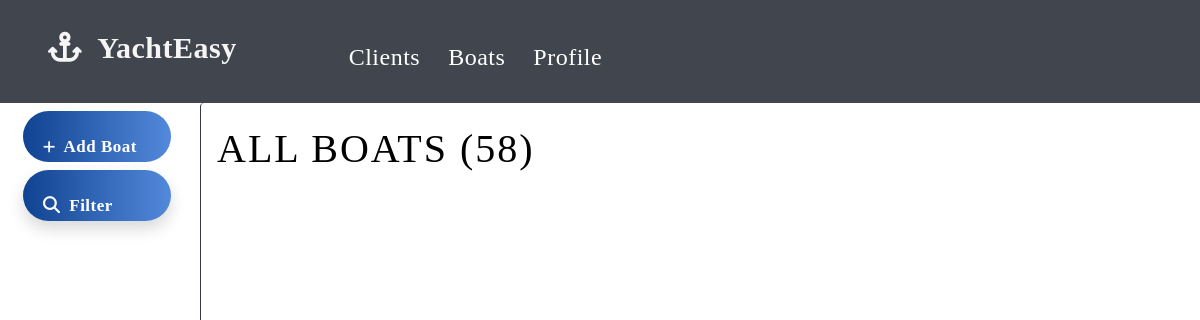
/Leon/filterBoats2, run on an earlier commit of the app's database.
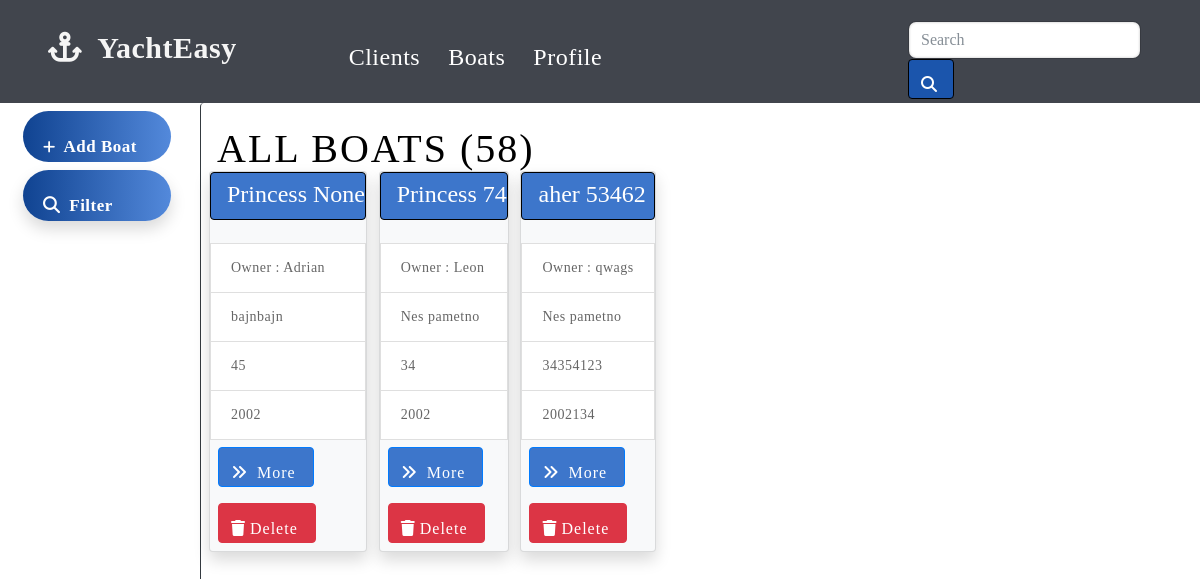
And on a later commit of the database.
### boats/models.py (models this page shows, shortened)
class Boat(models.Model):
    user = models.ForeignKey(User, on_delete= models.CASCADE, )
    owner = models.CharField(max_length = 200, null = True)
    brand = models.CharField(max_length= 200, null = True)
    model = models.CharField(max_length = 200, null = True, )
    size = models.IntegerField( null = True)
    year = models.IntegerField(null= True)
    engine = models.CharField(max_length= 200, null = True)
    engine_hours = models.IntegerField( null = True)
    equipment = models.CharField(max_length= 1000, null = True)
    price = models.CharField(max_length=200, null = True)
    location = models.CharField(max_length= 200, null = True)
    photo = CloudinaryField(folder = 'boats', null = True)
    description = models.CharField(max_length=2000, null = True)

### boats/views.py (the view)
# urls.py: path('<str:username>/filterBoats2', filterBoats2, name = "filterBoats2"),
def filterBoats2(request, username):
    user = User.objects.get(username = username)
    boats = Boat.objects.filter(user = user)
    if request.POST.get("owner"):
        owner = request.POST.get("owner")
        boats = boats.filter( owner__icontains = owner)
    if request.POST.get("brand"):
        brand = request.POST.get("brand")
        boats = boats.filter( brand__icontains = brand )
    if request.POST.get("model"):
        boat_name = request.POST.get("model")
        boats = boats.filter( model__icontains = boat_name)
    if request.POST.get("location"):
        location= request.POST.get("location")
        boats = boats.filter( location__icontains = location)
    if request.POST.get("engine"):
        engine = request.POST.get("engine")
        boats = boats.filter( engine__icontains = engine)
    if request.POST.get("equipment"):
        equipment = request.POST.get("equipment")
        boats = boats.filter( equipment__icontains = equipment)
    if request.POST.get("size_min") and request.POST.get("size_max"):
        size_min = request.POST.get("size_min")
        size_max = request.POST.get("size_max")
        boats = boats.filter(size__range = (size_min, size_max) )
    if request.POST.get("year_min") and request.POST.get("year_max"):
        year_min = request.POST.get("year_min")
        year_max = request.POST.get("year_max")
        boats = boats.filter(year__range = (year_min, year_max))
    if request.POST.get("engine_hours_min") and request.POST.get("engine_hours_max"):
        engine_hours_min = request.POST.get("engine_hours_min")
        engine_hours_max = request.POST.get("engine_hours_max")
        boats = boats.filter(engine_hours__range = (engine_hours_min, engine_hours_max))
    if request.POST.get("price_min") and request.POST.get("price_max"):
        price_min = request.POST.get("price_min")
        price_max = request.POST.get("price_max")
        boats = boats.filter(price__range = (price_min, price_max) )
    return render(request, 'filters/filtered_boats.html', { 'username': username, 'boats': boats})

### templates/filters/filtered_boats.html (shortened to what this page needs)
{% extends 'base.html' %}
{% block content %}
<div class="container-fluid" >
    <div class="row">
      <div class=" col-12 col-lg-2  pb-0 pr-2 left-side buttonsContainer " style = " border: 0px solid white">
        <a href="{% url 'addBoat' user.username %} " class="btn clientsBtn btn-animation-1  mt-2 col-4 col-lg-10 ml-2 font-weight-bold" style = "border:0px solid black !important;; font-size: 17px "> <span style = "font-size : 14px">  <i class="fas fa-plus mr-1" > </span></i>  Add Boat</a>
          <a href="{% url 'filterBoats' user.username %} " class="btn clientsBtn btn-animation-1 mt-2 col-4 col-lg-10 ml-2 shadow font-weight-bold justify-content-center" style = "border:0px solid black !important; font-size: 17px;font-size: 17px "> <i class="fas fa-search mr-1"></i> Filter </a>
        </div>
      <div class = " border-left  border-bottom border-dark col-12 col-lg-10 pt-0 pr-0 pl-0  rounded" id = "clientsDiv" style = "min-height: 1000px;">
        <div class= "row  col-12 mt-4 mb-0" >
          <h1 class= " ml-3 d-inline-flex  justify-content-center" style = "color:#000000; letter-spacing: 2px; border-radius: 12px;"> ALL BOATS (58) </h1>
        </div>
            {% if boats %}
            {% for boat in boats %}
                <div id = "client-card" class="card justify-content-center shadow d-inline-block  mb-2 ml-2 bg-light rounded" >
                  <div class="card-body p-0 rounded ">
                    <div class = "w-100 py-0 m-0 rounded" style = "background-color: #3d76cb;border: 1px solid black">
                      <h4 class="card-title ml-3 mt-2" >{{boat.brand }} {{boat.model }} </h4>
                    </div>
                    {% if boat.photo %}
                    <div >
                    </div>
                    {% endif %}
                      <li class="list-group-item"><p class="card-text">Owner : {{boat.owner}} </p></li>
                      <li class= "list-group-item"><p class= "card-text"> {{ boat.description }}</p></li>
                      <li class= "list-group-item"><p class= "card-text"> {{ boat.size }}</p></li>
                      <li class= "list-group-item"><p class= "card-text"> {{ boat.year }}</p></li>
                      <form  action="{% url 'boat_details' user.username boat.model  %}" method="post">
                        <button style = "height: 40px;overflow: hidden;font-size: 16px; background-color: #3d76cb; color: white; letter-spacing: 1px; " class = "btn btn-primary ml-2 my-2"> <i class="fas fa-angle-double-right mr-1" style = "margin-top: 4px"></i>  More  </button>
                      </form>
                    <form action = "{% url 'deleteBoat' user.username boat.model %}" method="post" >
                      <div class="ml-2 flex p-0" >
                      <button class="btn btn-danger mb-2 mt-2 " style = "height: 40px;overflow: hidden;font-size: 16px;  color: white; letter-spacing: 1px;"> <i class="fas fa-trash mr-1" style = "margin-top: 4px"></i>Delete </button>
                      </div>
                    </form>
                  </div>
                </div>
          {% endfor %}
          {% endif %}
      </div>
    </div>
  </div>
{% endblock %}

What changed in the data, as far as the page shows it:
added Boat: brand "Princess", model "None", owner "Adrian", description "bajnbajn", size "45", year "2002"
added Boat: brand "Princess", model "74", owner "Leon", description "Nes pametno", size "34", year "2002"
added Boat: brand "aher", model "53462", owner "qwags", description "Nes pametno", size "34354123", year "2002134"
